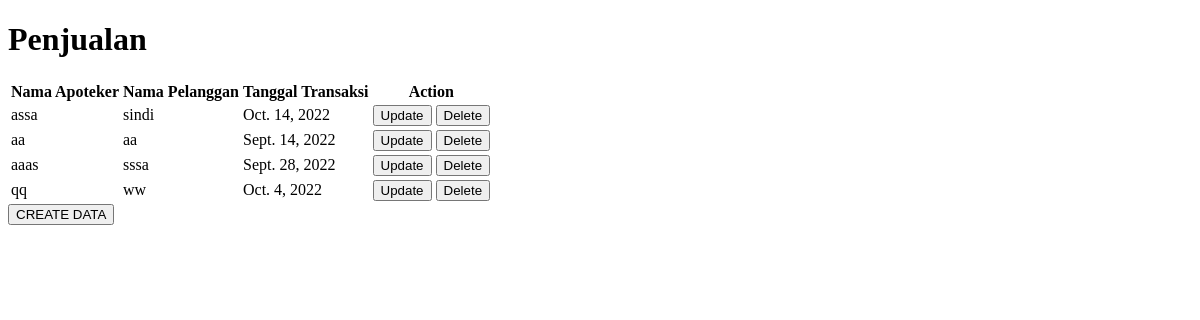
Before: /penjualan with the older database file.
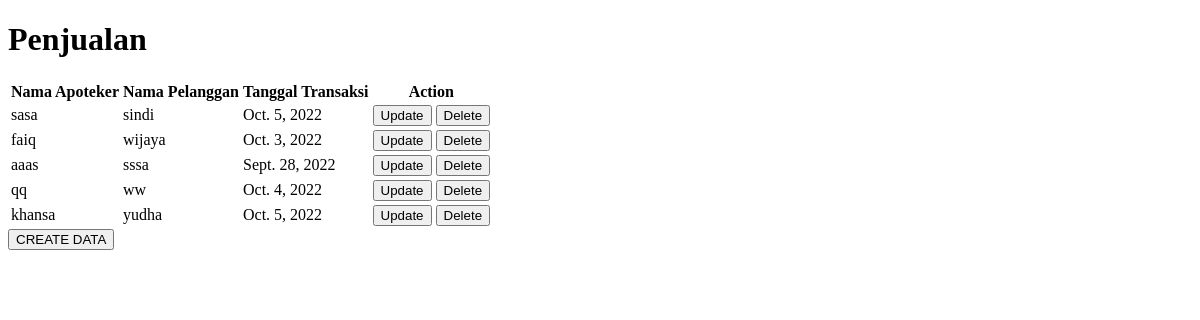
After: the same page with the newer database file.
### app/models.py (models this page shows, shortened)
class penjualan(models.Model):
    idpenjualan = models.AutoField(primary_key=True)
    namaapoteker = models.CharField(max_length=50)
    namapelanggan = models.CharField(max_length=50)
    tanggaltransaksi = models.DateField()

### app/views.py (the view)
# urls.py: path('penjualan', views.penjualan,name='penjualan'),
def penjualan (request):
    allpenjualanobj = models.penjualan.objects.all()
    return render (request, 'penjualan.html', {
        'allpenjualanobj': allpenjualanobj,
    })

### app/templates/penjualan.html (shortened to what this page needs)
<!DOCTYPE html>
<html lang="en">
<head>
</head>
<body>
    <h1>Penjualan</h1>
    <table>
        <tr>
            <th>Nama Apoteker</th>
            <th>Nama Pelanggan</th>
            <th>Tanggal Transaksi</th>
            <th>Action</th>
        </tr>
        {% for item in allpenjualanobj %}
        <tr>
            <td>{{ item.namaapoteker}}</td>
            <td>{{ item.namapelanggan }}</td>
            <td>{{ item.tanggaltransaksi}}</td>
            <td>
                <a href="{% url 'updatepenjualan' item.idpenjualan %}"><button>Update</button></a>
                <a href="{% url 'deletepenjualan' item.idpenjualan %}"><button>Delete</button></a>
            </td>
        </tr>
        {% endfor %}
    </table>
    <a href="{% url 'addpenjualan' %}">
        <button>
        CREATE DATA
        </button>
    </a>
</body>
</html>

Changed rows visible on the page:
changed penjualan "sindi": namaapoteker "assa" → "sasa"; tanggaltransaksi "Oct. 14, 2022" → "Oct. 5, 2022"
changed penjualan: namaapoteker "aa" → "faiq"; namapelanggan "aa" → "wijaya"; tanggaltransaksi "Sept. 14, 2022" → "Oct. 3, 2022"
added penjualan: namaapoteker "khansa", namapelanggan "yudha", tanggaltransaksi "Oct. 5, 2022"
